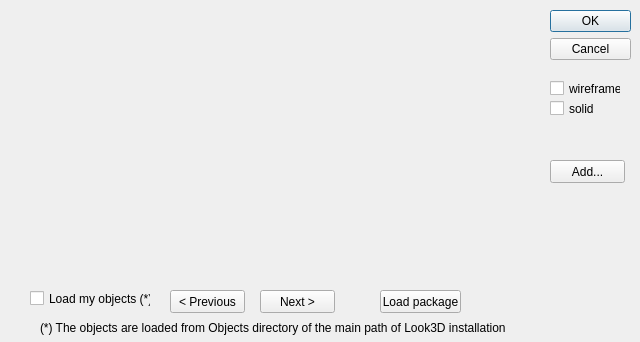
<?xml version="1.0" encoding="UTF-8"?>
<ui version="4.0">
 <class>fastinsert</class>
 <widget class="QDialog" name="fastinsert">
  <property name="geometry">
   <rect>
    <x>0</x>
    <y>0</y>
    <width>640</width>
    <height>342</height>
   </rect>
  </property>
  <property name="windowTitle">
   <string>Fast insert...</string>
  </property>
  <widget class="QDialogButtonBox" name="buttonBox">
   <property name="geometry">
    <rect>
     <x>550</x>
     <y>10</y>
     <width>81</width>
     <height>461</height>
    </rect>
   </property>
   <property name="orientation">
    <enum>Qt::Vertical</enum>
   </property>
   <property name="standardButtons">
    <set>QDialogButtonBox::Cancel|QDialogButtonBox::Ok</set>
   </property>
  </widget>
  <widget class="QCheckBox" name="checkBox">
   <property name="geometry">
    <rect>
     <x>30</x>
     <y>290</y>
     <width>121</width>
     <height>17</height>
    </rect>
   </property>
   <property name="text">
    <string>Load my objects (*)</string>
   </property>
  </widget>
  <widget class="QPushButton" name="pushButton">
   <property name="geometry">
    <rect>
     <x>170</x>
     <y>290</y>
     <width>75</width>
     <height>23</height>
    </rect>
   </property>
   <property name="toolTip">
    <string>Previus object</string>
   </property>
   <property name="text">
    <string>&lt; Previous</string>
   </property>
  </widget>
  <widget class="QPushButton" name="pushButton_2">
   <property name="geometry">
    <rect>
     <x>260</x>
     <y>290</y>
     <width>75</width>
     <height>23</height>
    </rect>
   </property>
   <property name="toolTip">
    <string>Next object</string>
   </property>
   <property name="text">
    <string>Next &gt;</string>
   </property>
  </widget>
  <widget class="QLabel" name="label">
   <property name="geometry">
    <rect>
     <x>40</x>
     <y>320</y>
     <width>551</width>
     <height>16</height>
    </rect>
   </property>
   <property name="text">
    <string>(*) The objects are loaded from Objects directory of the main path of Look3D installation</string>
   </property>
  </widget>
  <widget class="QWidget" name="verticalLayoutWidget">
   <property name="geometry">
    <rect>
     <x>19</x>
     <y>9</y>
     <width>521</width>
     <height>261</height>
    </rect>
   </property>
   <layout class="QVBoxLayout" name="layoutGL"/>
  </widget>
  <widget class="QCheckBox" name="view_wireframe">
   <property name="geometry">
    <rect>
     <x>550</x>
     <y>80</y>
     <width>71</width>
     <height>17</height>
    </rect>
   </property>
   <property name="text">
    <string>wireframe</string>
   </property>
  </widget>
  <widget class="QCheckBox" name="view_solid">
   <property name="geometry">
    <rect>
     <x>550</x>
     <y>100</y>
     <width>71</width>
     <height>17</height>
    </rect>
   </property>
   <property name="text">
    <string>solid</string>
   </property>
  </widget>
  <widget class="QPushButton" name="loadpackage">
   <property name="geometry">
    <rect>
     <x>380</x>
     <y>290</y>
     <width>81</width>
     <height>23</height>
    </rect>
   </property>
   <property name="text">
    <string>Load package</string>
   </property>
  </widget>
  <widget class="QPushButton" name="pbAddObject">
   <property name="geometry">
    <rect>
     <x>550</x>
     <y>160</y>
     <width>75</width>
     <height>23</height>
    </rect>
   </property>
   <property name="text">
    <string>Add...</string>
   </property>
  </widget>
 </widget>
 <resources/>
 <connections>
  <connection>
   <sender>buttonBox</sender>
   <signal>accepted()</signal>
   <receiver>fastinsert</receiver>
   <slot>accept()</slot>
   <hints>
    <hint type="sourcelabel">
     <x>248</x>
     <y>254</y>
    </hint>
    <hint type="destinationlabel">
     <x>157</x>
     <y>274</y>
    </hint>
   </hints>
  </connection>
  <connection>
   <sender>buttonBox</sender>
   <signal>rejected()</signal>
   <receiver>fastinsert</receiver>
   <slot>reject()</slot>
   <hints>
    <hint type="sourcelabel">
     <x>316</x>
     <y>260</y>
    </hint>
    <hint type="destinationlabel">
     <x>286</x>
     <y>274</y>
    </hint>
   </hints>
  </connection>
 </connections>
</ui>
